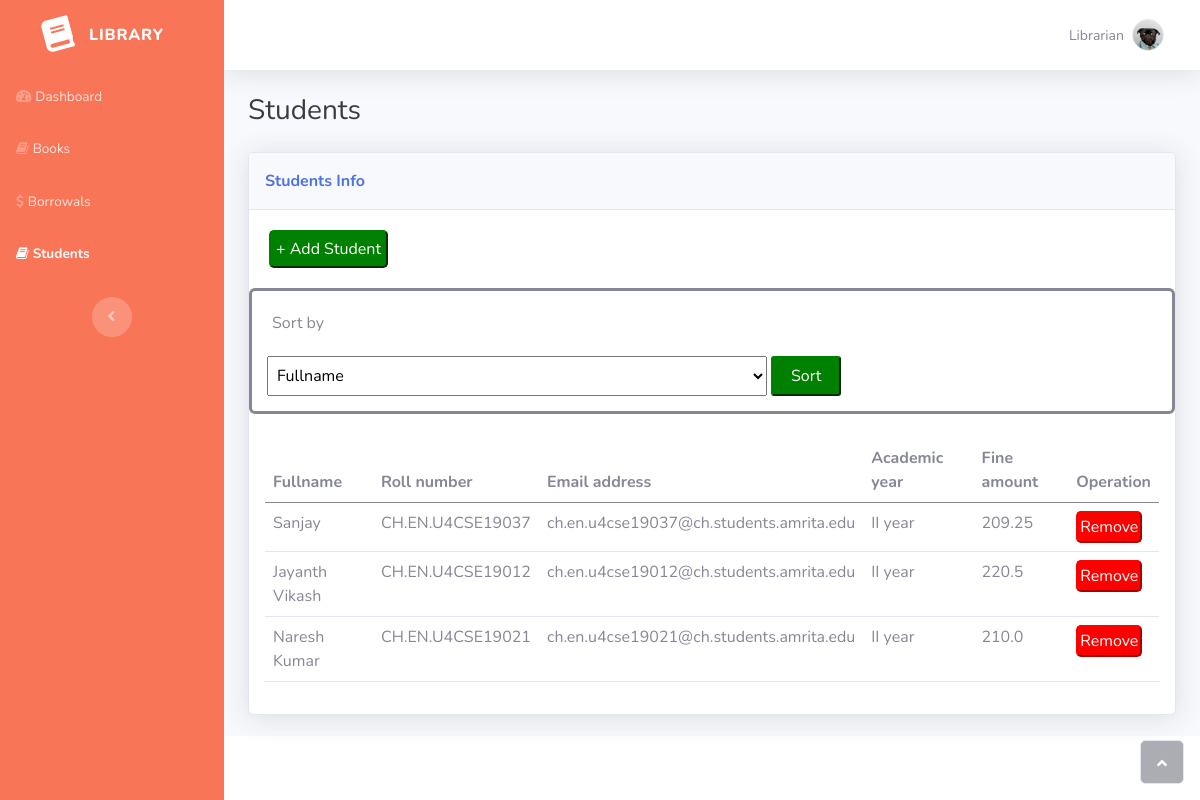
The page /students/ on the database its author committed.
### library/models.py (models this page shows, shortened)
class Student(models.Model):
    fullname = models.CharField(max_length=200, null=True)
    roll_number = models.CharField(max_length=20, null=True)
    email = models.EmailField(null=True)
    academic_year = models.CharField(max_length=200,
        choices= (
            ('I year', 'I year'),
            ('II year', 'II year'),
            ('III year', 'III year'),
            ('IV year', 'IV year')
        )
    )
    fine_amount = models.FloatField(null=True, default=0.0)

### library/views.py (the view)
# urls.py: path('students/', views.students, name='students'),
def students(request):
    borrows = list(Borrow.objects.all())
    for b in borrows:
        if b.due_date < timezone.now().date():
            diff = datetime.now().date() - b.due_date
            fine = diff.days * 0.75
            s = b.borrower
            s.fine_amount = fine
            s.save()
    students = list(Student.objects.all())
    if request.method == 'POST':
        key = request.POST.get('sort_by')
        qSort(students, key.lower())
    return render(request, 'library/students.html', {'students': students})

### library/templates/library/students.html (shortened to what this page needs)
{% extends 'library/template.html' %}
{% load static %}
{% block sidebar %}
                <ul class="navbar-nav text-light" id="accordionSidebar">
                    <li class="nav-item"><a class="nav-link" href="{% url 'home' %}"><i class="fas fa-tachometer-alt"></i><span>Dashboard</span></a></li>
                    <li class="nav-item"><a class="nav-link" href="{% url 'books' %}"><i class="fa fa-book"></i><span>Books</span></a></li>
                    <li class="nav-item"><a class="nav-link" href="{% url 'borrows' %}"><i class="fa fa-dollar"></i><span>Borrowals</span></a></li>
                    <li class="nav-item"><a class="nav-link active" href="{% url 'students' %}"><i class="fa fa-book"></i><span>Students</span></a></li>
                </ul>
{%endblock %}
{% block content %}
                <div class="container-fluid">
                    <h3 class="text-dark mb-4">Students</h3>
                    <div class="card shadow">
                        <div class="card-header py-3">
                            <p class="text-primary m-0 fw-bold">Students Info</p>
                        </div>
                        <a href="{% url 'add-student' %}"><button type="button" style="background-color: green; color: white; padding: 5px; border-color: green; border-radius: 5px; margin: 20px;">+ Add Student</button></a>
                         <div style="border-style: solid; padding: 15px; border-radius: 6px;">
                            <p style="padding: 5px;">Sort by</p>
                            <form method="post">
                                <select name="sort_by" style="width: 500px; height: 40px; padding: 5px;">
                                    <option>Fullname</option>
                                </select>
                                <button style="width: 70px; height: 40px;padding-left: 5px; padding-right: 5px; background-color: green; color: white; border-color: green; border-radius: 3px;">Sort</button>
                            </form>
                        </div>
                        <div class="card-body">
                            <div class="table-responsive table mt-2" id="dataTable" role="grid" aria-describedby="dataTable_info">
                                <table class="table my-0" id="dataTable">
                                    <thead>
                                        <tr>
                                            <th>Fullname</th>
                                            <th>Roll number</th>
                                            <th>Email address</th>
                                            <th>Academic year</th>
                                            <th>Fine amount</th>
                                            <th>Operation</th>
                                        </tr>
                                    </thead>
                                    <tbody>
                                        {% for student in students %}
                                            <tr style="padding: 5px;">
                                                <td>{{student.fullname}}</td>
                                                <td>{{student.roll_number}}</td>
                                                <td>{{student.email}}</td>
                                                <td>{{student.academic_year}}</td>
                                                <td>{{student.fine_amount}}</td>
                                                <td><a href="/delete-student/{{student.id}}/"><button type="button" style="background-color: red; color: white; padding: 2px; border-color: red; border-radius: 5px;">Remove</button></a>
                                            </tr>
                                        {% endfor %}
                                    </tbody>
                                </table>
                            </div>
                        </div>
                    </div>
                </div>
{% endblock %}

### rows shown on the page
Student: fullname "Sanjay", roll_number "CH.EN.U4CSE19037", email "ch.en.u4cse19037@ch.students.amrita.edu", academic_year "II year", fine_amount "209.25"
Student: fullname "Jayanth Vikash", roll_number "CH.EN.U4CSE19012", email "ch.en.u4cse19012@ch.students.amrita.edu", academic_year "II year", fine_amount "220.5"
Student: fullname "Naresh Kumar", roll_number "CH.EN.U4CSE19021", email "ch.en.u4cse19021@ch.students.amrita.edu", academic_year "II year", fine_amount "210.0"
